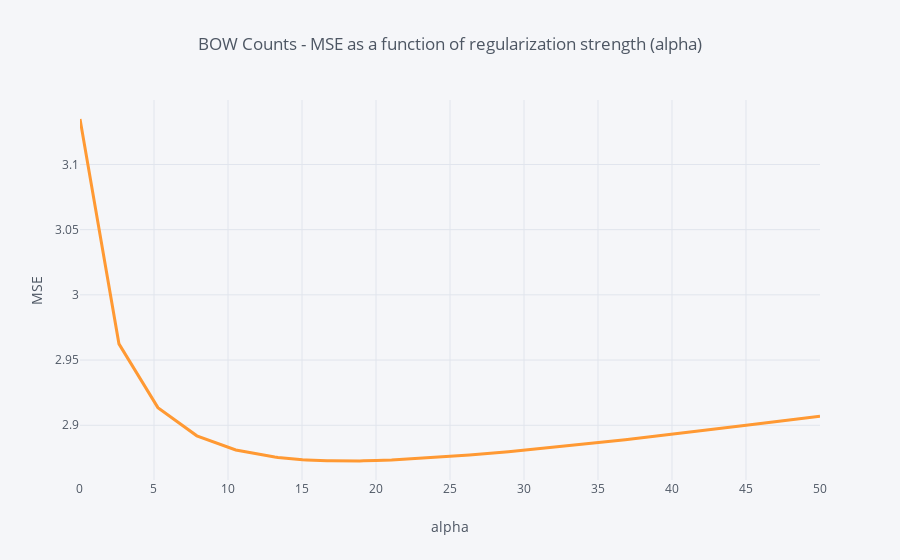

The notebook cell this image was saved under:
### Code cell
cv_results_mse = pd.DataFrame(mse_by_alpha, columns = ['alpha', 'MSE'])
cv_results_mse.set_index('alpha').MSE.iplot(title = 'BOW Counts - MSE as a function of regularization strength (alpha)', xTitle = 'alpha', yTitle = 'MSE', width = 3, hline=(0,0))

### Figure 1 — Plotly figure (JSON) as saved in the notebook; plotly's stock layout.template omitted (floating-point values rounded to 4 significant figures)
{"data": [{"line": {"color": "rgba(255, 153, 51, 1.0)", "dash": "solid", "shape": "linear", "width": 3}, "mode": "lines", "name": "MSE", "text": "", "type": "scatter", "x": [0.001, 2.633, 5.264, 7.896, 10.53, 12, 12.28, 12.55, 12.83, 13.1, 13.16, 13.38, 13.66, 13.93, 14.21, 14.48, 14.76, 15.03, 15.31, 15.59, 15.79, 15.86, 16.14, 16.41, 16.69, 16.97, 17.24, 17.52, 17.79, 18.07, 18.34, 18.42, 18.62, 18.9, 19.17, 19.45, 19.72, 20, 21.05, 23.68, 26.32, 28.95, 31.58, 34.21, 36.84, 39.47, 42.11, 44.74, 47.37, 50], "y": [3.135, 2.962, 2.914, 2.892, 2.881, 2.878, 2.877, 2.877, 2.876, 2.876, 2.876, 2.875, 2.875, 2.875, 2.874, 2.874, 2.874, 2.874, 2.873, 2.873, 2.873, 2.873, 2.873, 2.873, 2.873, 2.873, 2.873, 2.873, 2.873, 2.873, 2.873, 2.873, 2.873, 2.873, 2.873, 2.873, 2.873, 2.873, 2.873, 2.875, 2.877, 2.88, 2.883, 2.886, 2.889, 2.892, 2.896, 2.9, 2.903, 2.907]}], "layout": {"autosize": true, "legend": {"bgcolor": "#F5F6F9", "font": {"color": "#4D5663"}}, "paper_bgcolor": "#F5F6F9", "plot_bgcolor": "#F5F6F9", "shapes": [{"line": {"color": "#db4052", "dash": "solid", "width": 1}, "type": "line", "x0": 0, "x1": 1, "xref": "paper", "y0": [0, 0], "y1": [0, 0], "yref": "y"}], "title": {"font": {"color": "#4D5663"}, "text": "BOW Counts - MSE as a function of regularization strength (alpha)"}, "xaxis": {"autorange": true, "gridcolor": "#E1E5ED", "range": [0.001, 50], "showgrid": true, "tickfont": {"color": "#4D5663"}, "title": {"font": {"color": "#4D5663"}, "text": "alpha"}, "type": "linear", "zerolinecolor": "#E1E5ED"}, "yaxis": {"autorange": true, "gridcolor": "#E1E5ED", "range": [2.858, 3.149], "showgrid": true, "tickfont": {"color": "#4D5663"}, "title": {"font": {"color": "#4D5663"}, "text": "MSE"}, "type": "linear", "zerolinecolor": "#E1E5ED"}}}
